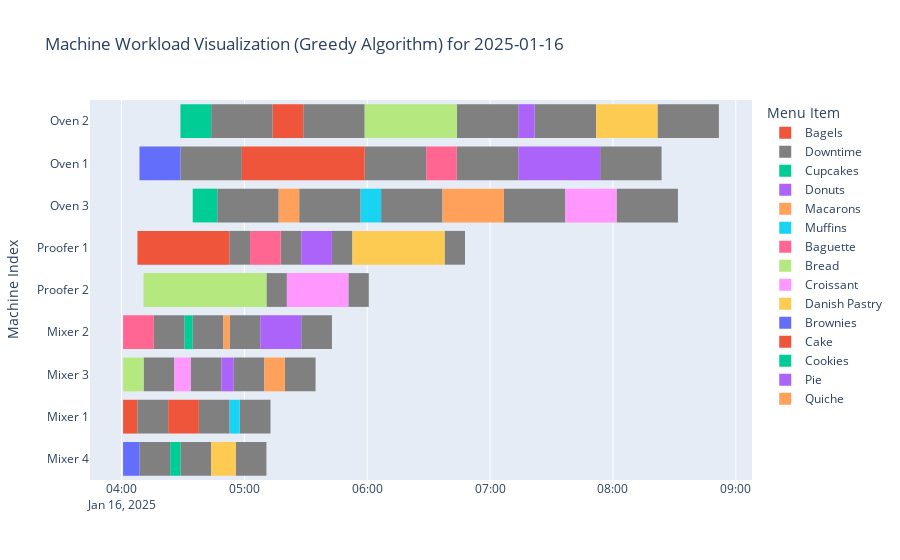
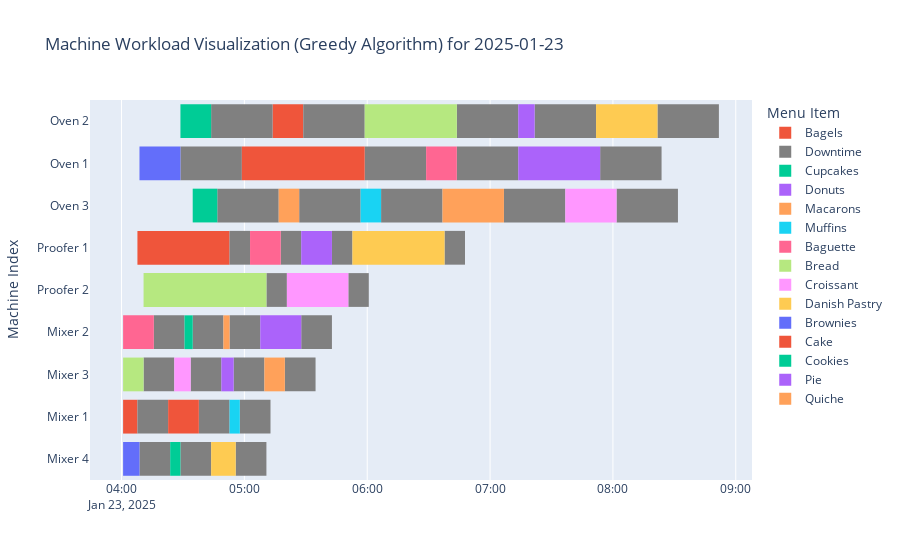

The notebook cell saved with these charts, in order:
### Markdown cell above
#  Greedy Algorithm

### Code cell
from datetime import datetime, timedelta
import pandas as pd
import random
from collections import defaultdict
import heapq
import plotly.express as px

# FINAL FINAL FINAL FINAL FINAL AAAAAAAAAAAAAAAAAAAAAAAAAAAAAAAAAAAAAAAAAAAAAAAAAAAAAAAAAAAAAAAAAAAAAAAAAAAAAAAAAAAAAAAAAAAAA
# Define divisions - set menu items 
divisions = {
    "Baking": ["Bread", "Croissant", "Danish Pastry", "Baguette"],
    "Pastry": ["Cake", "Pie", "Cookies", "Brownies"],
    "Confectionery": ["Macarons", "Cupcakes", "Muffins", "Donuts", "Bagels"],
    "Butchery": ["Quiche"]
}

# Define total available machinery
total_machinery = {
    "Mixer": 4,
    "Proofer": 2,
    "Oven": 3
}

# Define unit times for each machine and item (in minutes)
unit_times = {
    "Mixer": {
        "Bread": 10,
        "Croissant": 8,
        "Danish Pastry": 12,
        "Cake": 15,
        "Pie": 20,
        "Cookies": 5,
        "Brownies": 8,
        "Macarons": 3,
        "Cupcakes": 4,
        "Muffins": 5,
        "Donuts": 6,
        "Bagels": 7,
        "Quiche": 10,
        "Baguette": 15
    },
    "Oven": {
        "Bread": 45,
        "Croissant": 25,
        "Danish Pastry": 30,
        "Cake": 60,
        "Pie": 40,
        "Cookies": 15,
        "Brownies": 20,
        "Macarons": 10,
        "Cupcakes": 12,
        "Muffins": 10,
        "Donuts": 8,
        "Bagels": 15,
        "Quiche": 30,
        "Baguette": 15
    },
    "Proofer": {
        "Bread": 60,
        "Croissant": 30,
        "Danish Pastry": 45,
        "Cake": 0,
        "Pie": 0,
        "Cookies": 0,
        "Brownies": 0,
        "Macarons": 0,
        "Cupcakes": 0,
        "Muffins": 0,
        "Donuts": 15,
        "Bagels": 45,
        "Quiche": 0,
        "Baguette": 15
    }
}

# Define machine downtime (in minutes)
downtime = {
    "Mixer": 15,
    "Oven": 30,
    "Proofer": 10,
}

def get_special_menu_input():
    special_items = []
    while True:
        item_name = input("Enter special menu item (type 'done' to finish): ")
        if item_name.lower() == "done":
            break

        print("Enter Division Responsible for this Menu item:")
        for i, division_name in enumerate(divisions.keys(), 1):  # Print divisions with numbers
            print(f"{i}. {division_name}")

        try:
            division_choice = int(input("Choose a division (1-4): "))
            if division_choice not in range(1, len(divisions) + 1):  # Check against valid range
                print("Invalid division. Please enter a valid division.")
                continue
            division = list(divisions.keys())[division_choice - 1]  # Get division name by index
        except (ValueError, IndexError):
            print("Invalid input. Please enter a number between 1 and 4.")
            continue

        processing_times = {}
        for machine in total_machinery.keys():
            try:
                processing_time = int(input(f"Enter processing time for {machine} in minutes: "))
                if processing_time < 0:
                    raise ValueError
                processing_times[machine] = processing_time
            except ValueError:
                print("Invalid input. Please enter a valid positive number.")
                continue

        special_items.append({
            "name": item_name,
            "division": division,
            "processing_times": processing_times
        })

    return special_items


def schedule_tasks(date, special_items_input):
    """Schedules tasks for a given date, considering shared machinery, enforcing machine order for all divisions, including machine downtime, and minimizing unnecessary waiting."""
    schedule = defaultdict(lambda: defaultdict(list))
    start_time = datetime.combine(date.date(), datetime.now().replace(hour=4, minute=0).time())

    # Initialize machine_times with tuples of (time, machine_index)
    machine_times = {machine: [(start_time, i) for i in range(total_machinery[machine])] for machine in total_machinery}

    # Convert to heaps
    for machine in machine_times:
        heapq.heapify(machine_times[machine])

    machine_order = ["Mixer", "Proofer", "Oven"]  # Define the machine order

    # Create a dictionary to store tasks for each item
    item_tasks = defaultdict(list)
    for division_name, division_items in divisions.items():
        all_items = division_items + [f"Special: {item['name']}" for item in special_items_input if item['division'] == division_name]
        for item in all_items:
            item_name = item if not item.startswith("Special: ") else item[9:]
            processing_time = {machine: unit_times[machine].get(item_name, 0) for machine in machine_order}
            if "Special: " in item:
                special_item = next((i for i in special_items_input if i["name"] == item_name), None)
                if special_item:
                    processing_time.update(special_item["processing_times"])
            for i, machine in enumerate(machine_order):
                if processing_time[machine] > 0:
                    item_tasks[item].append((division_name, machine, processing_time[machine]))  # Store tasks for each item

    task_queue = []  # Initialize an empty task queue

    # Initially add the first task for each item to the queue
    for item, tasks in item_tasks.items():
        task_queue.append((start_time, item, tasks[0][0], tasks[0][1], 0))  # Add first task for each item

    heapq.heapify(task_queue)  # Sort task queue initially ------- INITIAL TASK QUEUE INDEPENDENT

    # Initialize a dictionary to track machine usage
    machine_index_used = {machine: [False] * total_machinery[machine] for machine in total_machinery}

    while task_queue:
        task_time, item, division_name, machine, task_index = heapq.heappop(task_queue)

        # Find the earliest available machine of this type
        machine_available_time, machine_index = heapq.heappop(machine_times[machine])

        # Apply downtime if the machine has been used BEFORE this task
        if machine_index_used[machine][machine_index]:
            task_start_time = max(task_time, machine_available_time + timedelta(minutes=downtime[machine]))
        else:
            task_start_time = max(task_time, machine_available_time)
        #Mark Current Machine as Used
        machine_index_used[machine][machine_index] = True



        # Schedule the task
        schedule[division_name][machine].append((task_start_time, item, machine_index + 1))

        # Update machine availability, incorporating processing time and downtime
        task_completion_time = task_start_time + timedelta(minutes=item_tasks[item][task_index][2]) # task completion time WITHOUT downtime

        #Calculate: downtime START
        downtime_start_time = task_completion_time

        # Add downtime to machine availability for next task on this machine.
        
        heapq.heappush(machine_times[machine], # biang kerok 
                       (downtime_start_time, machine_index))  # Update machine_times with downtime

        # Add the next task for this item to the queue, if any
        next_task_index = task_index + 1
        if next_task_index < len(item_tasks[item]):
            next_task = item_tasks[item][next_task_index]
            # task_time for next task is the completion time of the current task WITHOUT downtime
            next_task_time = task_completion_time  # Use completion time without downtime here
            task_queue.append((next_task_time, item, next_task[0], next_task[1], next_task_index))

        heapq.heapify(task_queue)  # Sort task queue after adding each task

    return schedule

def print_schedule(schedule, date):
    """Prints the schedule for a given date."""
    print(f"\nSchedule for {date.strftime('%Y-%m-%d')}:")
    for division, machines in schedule.items():
        print(f"  {division}:")
        for machine, tasks in machines.items():
            print(f"    {machine}:")
            for task_time, item, machine_number in tasks:
                print(f"      - {task_time.strftime('%H:%M')}: {item} (Machine {machine_number})")


def create_gantt_chart(schedule, date):
    """
    Creates a Gantt chart from the schedule_tasks output, including downtime in red.

    Args:
        schedule (dict): The output from schedule_tasks.
        date (datetime): The date for which the schedule is generated.
    """
    df = []

    for division, machines in schedule.items():
        for machine, tasks in machines.items():
            for task_time, item, machine_number in tasks:
                # Calculate the finish time based on unit_times
                finish_time = task_time + timedelta(minutes=unit_times.get(machine, {}).get(item, 0))

                # Append tasks to the DataFrame
                df.append(dict(
                    Machine=f"{machine} {machine_number}",
                    Start=task_time,
                    Finish=finish_time,
                    Item=item,
                    Type="Task"  # Add a 'Type' column to distinguish between tasks and downtime
                ))

                # Add downtime after the task
                df.append(dict(
                    Machine=f"{machine} {machine_number}",
                    Start=finish_time,
                    Finish=finish_time + timedelta(minutes=downtime[machine]),
                    Item="Downtime",
                    Type="Downtime"  # Add a 'Type' column to distinguish between tasks and downtime
                ))

    # Convert to DataFrame
    df = pd.DataFrame(df)

    # Ensure Start and Finish are datetime objects
    df['Start'] = pd.to_datetime(df['Start'])
    df['Finish'] = pd.to_datetime(df['Finish'])

    # Create the Gantt chart using Plotly Express
    # Define the colors for tasks and downtime
    color_map = {"Downtime": "grey"}  # Set downtime color to black

    fig = px.timeline(df, x_start="Start", x_end="Finish", y="Machine", color="Item",
                      color_discrete_map=color_map,
                      title=f"Machine Workload Visualization (Greedy Algorithm) for {date.strftime('%Y-%m-%d')}",
                      labels={"Item": "Menu Item", "Machine": "Machine Index"})
    # Update layout for better visibility
    fig.update_yaxes(categoryorder="total ascending")
    fig.update_traces(marker=dict(line=dict(width=0)))

    fig.show()

# Example usage
today = datetime.now()
next_week = today + timedelta(days=7)

special_items_input = get_special_menu_input()

for date in [today, next_week]:
    schedule = schedule_tasks(date, special_items_input)
    create_gantt_chart(schedule, date)

### Figure 1 — Plotly figure (JSON) as saved in the notebook; plotly's stock layout.template omitted (floating-point values rounded to 4 significant figures)
{"data": [{"alignmentgroup": "True", "base": ["2025-01-16T04:00:45.929924", "2025-01-16T04:07:45.929924", "2025-01-16T05:13:45.929924"], "hovertemplate": "Menu Item=Bagels<br>Start=%{base}<br>Finish=%{x}<br>Machine Index=%{y}<extra></extra>", "legendgroup": "Bagels", "marker": {"color": "#EF553B", "line": {"width": 0}, "pattern": {"shape": ""}}, "name": "Bagels", "offsetgroup": "Bagels", "orientation": "h", "showlegend": true, "textposition": "auto", "type": "bar", "x": [420000, 2700000, 900000], "xaxis": "x", "y": ["Mixer 1", "Proofer 1", "Oven 2"], "yaxis": "y"}, {"alignmentgroup": "True", "base": ["2025-01-16T04:07:45.929924", "2025-01-16T04:34:45.929924", "2025-01-16T04:54:45.929924", "2025-01-16T04:52:45.929924", "2025-01-16T04:57:45.929924", "2025-01-16T04:52:45.929924", "2025-01-16T05:42:45.929924", "2025-01-16T04:46:45.929924", "2025-01-16T05:28:45.929924", "2025-01-16T05:26:45.929924", "2025-01-16T06:06:45.929924", "2025-01-16T07:21:45.929924", "2025-01-16T04:15:45.929924", "2025-01-16T04:10:45.929924", "2025-01-16T04:33:45.929924", "2025-01-16T04:55:45.929924", "2025-01-16T05:10:45.929924", "2025-01-16T05:17:45.929924", "2025-01-16T05:50:45.929924", "2025-01-16T06:37:45.929924", "2025-01-16T06:43:45.929924", "2025-01-16T06:43:45.929924", "2025-01-16T08:01:45.929924", "2025-01-16T08:21:45.929924", "2025-01-16T04:08:45.929924", "2025-01-16T04:37:45.929924", "2025-01-16T04:28:45.929924", "2025-01-16T05:27:45.929924", "2025-01-16T04:28:45.929924", "2025-01-16T04:43:45.929924", "2025-01-16T05:58:45.929924", "2025-01-16T07:53:45.929924", "2025-01-16T05:19:45.929924", "2025-01-16T07:06:45.929924"], "hovertemplate": "Menu Item=Downtime<br>Start=%{base}<br>Finish=%{x}<br>Machine Index=%{y}<extra></extra>", "legendgroup": "Downtime", "marker": {"color": "grey", "line": {"width": 0}, "pattern": {"shape": ""}}, "name": "Downtime", "offsetgroup": "Downtime", "orientation": "h", "showlegend": true, "textposition": "auto", "type": "bar", "x": [900000, 900000, 900000, 900000, 900000, 600000, 600000, 1800000, 1800000, 1800000, 1800000, 1800000, 900000, 900000, 900000, 900000, 600000, 600000, 600000, 600000, 1800000, 1800000, 1800000, 1800000, 900000, 900000, 900000, 900000, 1800000, 1800000, 1800000, 1800000, 900000, 1800000], "xaxis": "x", "y": ["Mixer 1", "Mixer 2", "Mixer 3", "Mixer 2", "Mixer 1", "Proofer 1", "Proofer 1", "Oven 3", "Oven 2", "Oven 3", "Oven 3", "Oven 2", "Mixer 2", "Mixer 3", "Mixer 3", "Mixer 4", "Proofer 2", "Proofer 1", "Proofer 2", "Proofer 1", "Oven 2", "Oven 1", "Oven 3", "Oven 2", "Mixer 4", "Mixer 1", "Mixer 4", "Mixer 2", "Oven 1", "Oven 2", "Oven 1", "Oven 1", "Mixer 3", "Oven 3"], "yaxis": "y"}, {"alignmentgroup": "True", "base": ["2025-01-16T04:30:45.929924", "2025-01-16T04:34:45.929924"], "hovertemplate": "Menu Item=Cupcakes<br>Start=%{base}<br>Finish=%{x}<br>Machine Index=%{y}<extra></extra>", "legendgroup": "Cupcakes", "marker": {"color": "#00cc96", "line": {"width": 0}, "pattern": {"shape": ""}}, "name": "Cupcakes", "offsetgroup": "Cupcakes", "orientation": "h", "showlegend": true, "textposition": "auto", "type": "bar", "x": [240000, 720000], "xaxis": "x", "y": ["Mixer 2", "Oven 3"], "yaxis": "y"}, {"alignmentgroup": "True", "base": ["2025-01-16T04:48:45.929924", "2025-01-16T05:27:45.929924", "2025-01-16T07:13:45.929924"], "hovertemplate": "Menu Item=Donuts<br>Start=%{base}<br>Finish=%{x}<br>Machine Index=%{y}<extra></extra>", "legendgroup": "Donuts", "marker": {"color": "#ab63fa", "line": {"width": 0}, "pattern": {"shape": ""}}, "name": "Donuts", "offsetgroup": "Donuts", "orientation": "h", "showlegend": true, "textposition": "auto", "type": "bar", "x": [360000, 900000, 480000], "xaxis": "x", "y": ["Mixer 3", "Proofer 1", "Oven 2"], "yaxis": "y"}, {"alignmentgroup": "True", "base": ["2025-01-16T04:49:45.929924", "2025-01-16T05:16:45.929924"], "hovertemplate": "Menu Item=Macarons<br>Start=%{base}<br>Finish=%{x}<br>Machine Index=%{y}<extra></extra>", "legendgroup": "Macarons", "marker": {"color": "#FFA15A", "line": {"width": 0}, "pattern": {"shape": ""}}, "name": "Macarons", "offsetgroup": "Macarons", "orientation": "h", "showlegend": true, "textposition": "auto", "type": "bar", "x": [180000, 600000], "xaxis": "x", "y": ["Mixer 2", "Oven 3"], "yaxis": "y"}, {"alignmentgroup": "True", "base": ["2025-01-16T04:52:45.929924", "2025-01-16T05:56:45.929924"], "hovertemplate": "Menu Item=Muffins<br>Start=%{base}<br>Finish=%{x}<br>Machine Index=%{y}<extra></extra>", "legendgroup": "Muffins", "marker": {"color": "#19d3f3", "line": {"width": 0}, "pattern": {"shape": ""}}, "name": "Muffins", "offsetgroup": "Muffins", "orientation": "h", "showlegend": true, "textposition": "auto", "type": "bar", "x": [300000, 600000], "xaxis": "x", "y": ["Mixer 1", "Oven 3"], "yaxis": "y"}, {"alignmentgroup": "True", "base": ["2025-01-16T04:00:45.929924", "2025-01-16T05:02:45.929924", "2025-01-16T06:28:45.929924"], "hovertemplate": "Menu Item=Baguette<br>Start=%{base}<br>Finish=%{x}<br>Machine Index=%{y}<extra></extra>", "legendgroup": "Baguette", "marker": {"color": "#FF6692", "line": {"width": 0}, "pattern": {"shape": ""}}, "name": "Baguette", "offsetgroup": "Baguette", "orientation": "h", "showlegend": true, "textposition": "auto", "type": "bar", "x": [900000, 900000, 900000], "xaxis": "x", "y": ["Mixer 2", "Proofer 1", "Oven 1"], "yaxis": "y"}, {"alignmentgroup": "True", "base": ["2025-01-16T04:00:45.929924", "2025-01-16T04:10:45.929924", "2025-01-16T05:58:45.929924"], "hovertemplate": "Menu Item=Bread<br>Start=%{base}<br>Finish=%{x}<br>Machine Index=%{y}<extra></extra>", "legendgroup": "Bread", "marker": {"color": "#B6E880", "line": {"width": 0}, "pattern": {"shape": ""}}, "name": "Bread", "offsetgroup": "Bread", "orientation": "h", "showlegend": true, "textposition": "auto", "type": "bar", "x": [600000, 3600000, 2700000], "xaxis": "x", "y": ["Mixer 3", "Proofer 2", "Oven 2"], "yaxis": "y"}, {"alignmentgroup": "True", "base": ["2025-01-16T04:25:45.929924", "2025-01-16T05:20:45.929924", "2025-01-16T07:36:45.929924"], "hovertemplate": "Menu Item=Croissant<br>Start=%{base}<br>Finish=%{x}<br>Machine Index=%{y}<extra></extra>", "legendgroup": "Croissant", "marker": {"color": "#FF97FF", "line": {"width": 0}, "pattern": {"shape": ""}}, "name": "Croissant", "offsetgroup": "Croissant", "orientation": "h", "showlegend": true, "textposition": "auto", "type": "bar", "x": [480000, 1800000, 1500000], "xaxis": "x", "y": ["Mixer 3", "Proofer 2", "Oven 3"], "yaxis": "y"}, {"alignmentgroup": "True", "base": ["2025-01-16T04:43:45.929924", "2025-01-16T05:52:45.929924", "2025-01-16T07:51:45.929924"], "hovertemplate": "Menu Item=Danish Pastry<br>Start=%{base}<br>Finish=%{x}<br>Machine Index=%{y}<extra></extra>", "legendgroup": "Danish Pastry", "marker": {"color": "#FECB52", "line": {"width": 0}, "pattern": {"shape": ""}}, "name": "Danish Pastry", "offsetgroup": "Danish Pastry", "orientation": "h", "showlegend": true, "textposition": "auto", "type": "bar", "x": [720000, 2700000, 1800000], "xaxis": "x", "y": ["Mixer 4", "Proofer 1", "Oven 2"], "yaxis": "y"}, {"alignmentgroup": "True", "base": ["2025-01-16T04:00:45.929924", "2025-01-16T04:08:45.929924"], "hovertemplate": "Menu Item=Brownies<br>Start=%{base}<br>Finish=%{x}<br>Machine Index=%{y}<extra></extra>", "legendgroup": "Brownies", "marker": {"color": "#636efa", "line": {"width": 0}, "pattern": {"shape": ""}}, "name": "Brownies", "offsetgroup": "Brownies", "orientation": "h", "showlegend": true, "textposition": "auto", "type": "bar", "x": [480000, 1200000], "xaxis": "x", "y": ["Mixer 4", "Oven 1"], "yaxis": "y"}, {"alignmentgroup": "True", "base": ["2025-01-16T04:22:45.929924", "2025-01-16T04:58:45.929924"], "hovertemplate": "Menu Item=Cake<br>Start=%{base}<br>Finish=%{x}<br>Machine Index=%{y}<extra></extra>", "legendgroup": "Cake", "marker": {"color": "#EF553B", "line": {"width": 0}, "pattern": {"shape": ""}}, "name": "Cake", "offsetgroup": "Cake", "orientation": "h", "showlegend": true, "textposition": "auto", "type": "bar", "x": [900000, 3600000], "xaxis": "x", "y": ["Mixer 1", "Oven 1"], "yaxis": "y"}, {"alignmentgroup": "True", "base": ["2025-01-16T04:23:45.929924", "2025-01-16T04:28:45.929924"], "hovertemplate": "Menu Item=Cookies<br>Start=%{base}<br>Finish=%{x}<br>Machine Index=%{y}<extra></extra>", "legendgroup": "Cookies", "marker": {"color": "#00cc96", "line": {"width": 0}, "pattern": {"shape": ""}}, "name": "Cookies", "offsetgroup": "Cookies", "orientation": "h", "showlegend": true, "textposition": "auto", "type": "bar", "x": [300000, 900000], "xaxis": "x", "y": ["Mixer 4", "Oven 2"], "yaxis": "y"}, {"alignmentgroup": "True", "base": ["2025-01-16T05:07:45.929924", "2025-01-16T07:13:45.929924"], "hovertemplate": "Menu Item=Pie<br>Start=%{base}<br>Finish=%{x}<br>Machine Index=%{y}<extra></extra>", "legendgroup": "Pie", "marker": {"color": "#ab63fa", "line": {"width": 0}, "pattern": {"shape": ""}}, "name": "Pie", "offsetgroup": "Pie", "orientation": "h", "showlegend": true, "textposition": "auto", "type": "bar", "x": [1200000, 2400000], "xaxis": "x", "y": ["Mixer 2", "Oven 1"], "yaxis": "y"}, {"alignmentgroup": "True", "base": ["2025-01-16T05:09:45.929924", "2025-01-16T06:36:45.929924"], "hovertemplate": "Menu Item=Quiche<br>Start=%{base}<br>Finish=%{x}<br>Machine Index=%{y}<extra></extra>", "legendgroup": "Quiche", "marker": {"color": "#FFA15A", "line": {"width": 0}, "pattern": {"shape": ""}}, "name": "Quiche", "offsetgroup": "Quiche", "orientation": "h", "showlegend": true, "textposition": "auto", "type": "bar", "x": [600000, 1800000], "xaxis": "x", "y": ["Mixer 3", "Oven 3"], "yaxis": "y"}], "layout": {"barmode": "overlay", "legend": {"title": {"text": "Menu Item"}, "tracegroupgap": 0}, "title": {"text": "Machine Workload Visualization (Greedy Algorithm) for 2025-01-16"}, "xaxis": {"anchor": "y", "domain": [0, 1], "type": "date"}, "yaxis": {"anchor": "x", "categoryorder": "total ascending", "domain": [0, 1], "title": {"text": "Machine Index"}}}}

### Figure 2 — Plotly figure (JSON) as saved in the notebook; plotly's stock layout.template omitted (floating-point values rounded to 4 significant figures)
{"data": [{"alignmentgroup": "True", "base": ["2025-01-23T04:00:45.977807", "2025-01-23T04:07:45.977807", "2025-01-23T05:13:45.977807"], "hovertemplate": "Menu Item=Bagels<br>Start=%{base}<br>Finish=%{x}<br>Machine Index=%{y}<extra></extra>", "legendgroup": "Bagels", "marker": {"color": "#EF553B", "line": {"width": 0}, "pattern": {"shape": ""}}, "name": "Bagels", "offsetgroup": "Bagels", "orientation": "h", "showlegend": true, "textposition": "auto", "type": "bar", "x": [420000, 2700000, 900000], "xaxis": "x", "y": ["Mixer 1", "Proofer 1", "Oven 2"], "yaxis": "y"}, {"alignmentgroup": "True", "base": ["2025-01-23T04:07:45.977807", "2025-01-23T04:34:45.977807", "2025-01-23T04:54:45.977807", "2025-01-23T04:52:45.977807", "2025-01-23T04:57:45.977807", "2025-01-23T04:52:45.977807", "2025-01-23T05:42:45.977807", "2025-01-23T04:46:45.977807", "2025-01-23T05:28:45.977807", "2025-01-23T05:26:45.977807", "2025-01-23T06:06:45.977807", "2025-01-23T07:21:45.977807", "2025-01-23T04:15:45.977807", "2025-01-23T04:10:45.977807", "2025-01-23T04:33:45.977807", "2025-01-23T04:55:45.977807", "2025-01-23T05:10:45.977807", "2025-01-23T05:17:45.977807", "2025-01-23T05:50:45.977807", "2025-01-23T06:37:45.977807", "2025-01-23T06:43:45.977807", "2025-01-23T06:43:45.977807", "2025-01-23T08:01:45.977807", "2025-01-23T08:21:45.977807", "2025-01-23T04:08:45.977807", "2025-01-23T04:37:45.977807", "2025-01-23T04:28:45.977807", "2025-01-23T05:27:45.977807", "2025-01-23T04:28:45.977807", "2025-01-23T04:43:45.977807", "2025-01-23T05:58:45.977807", "2025-01-23T07:53:45.977807", "2025-01-23T05:19:45.977807", "2025-01-23T07:06:45.977807"], "hovertemplate": "Menu Item=Downtime<br>Start=%{base}<br>Finish=%{x}<br>Machine Index=%{y}<extra></extra>", "legendgroup": "Downtime", "marker": {"color": "grey", "line": {"width": 0}, "pattern": {"shape": ""}}, "name": "Downtime", "offsetgroup": "Downtime", "orientation": "h", "showlegend": true, "textposition": "auto", "type": "bar", "x": [900000, 900000, 900000, 900000, 900000, 600000, 600000, 1800000, 1800000, 1800000, 1800000, 1800000, 900000, 900000, 900000, 900000, 600000, 600000, 600000, 600000, 1800000, 1800000, 1800000, 1800000, 900000, 900000, 900000, 900000, 1800000, 1800000, 1800000, 1800000, 900000, 1800000], "xaxis": "x", "y": ["Mixer 1", "Mixer 2", "Mixer 3", "Mixer 2", "Mixer 1", "Proofer 1", "Proofer 1", "Oven 3", "Oven 2", "Oven 3", "Oven 3", "Oven 2", "Mixer 2", "Mixer 3", "Mixer 3", "Mixer 4", "Proofer 2", "Proofer 1", "Proofer 2", "Proofer 1", "Oven 2", "Oven 1", "Oven 3", "Oven 2", "Mixer 4", "Mixer 1", "Mixer 4", "Mixer 2", "Oven 1", "Oven 2", "Oven 1", "Oven 1", "Mixer 3", "Oven 3"], "yaxis": "y"}, {"alignmentgroup": "True", "base": ["2025-01-23T04:30:45.977807", "2025-01-23T04:34:45.977807"], "hovertemplate": "Menu Item=Cupcakes<br>Start=%{base}<br>Finish=%{x}<br>Machine Index=%{y}<extra></extra>", "legendgroup": "Cupcakes", "marker": {"color": "#00cc96", "line": {"width": 0}, "pattern": {"shape": ""}}, "name": "Cupcakes", "offsetgroup": "Cupcakes", "orientation": "h", "showlegend": true, "textposition": "auto", "type": "bar", "x": [240000, 720000], "xaxis": "x", "y": ["Mixer 2", "Oven 3"], "yaxis": "y"}, {"alignmentgroup": "True", "base": ["2025-01-23T04:48:45.977807", "2025-01-23T05:27:45.977807", "2025-01-23T07:13:45.977807"], "hovertemplate": "Menu Item=Donuts<br>Start=%{base}<br>Finish=%{x}<br>Machine Index=%{y}<extra></extra>", "legendgroup": "Donuts", "marker": {"color": "#ab63fa", "line": {"width": 0}, "pattern": {"shape": ""}}, "name": "Donuts", "offsetgroup": "Donuts", "orientation": "h", "showlegend": true, "textposition": "auto", "type": "bar", "x": [360000, 900000, 480000], "xaxis": "x", "y": ["Mixer 3", "Proofer 1", "Oven 2"], "yaxis": "y"}, {"alignmentgroup": "True", "base": ["2025-01-23T04:49:45.977807", "2025-01-23T05:16:45.977807"], "hovertemplate": "Menu Item=Macarons<br>Start=%{base}<br>Finish=%{x}<br>Machine Index=%{y}<extra></extra>", "legendgroup": "Macarons", "marker": {"color": "#FFA15A", "line": {"width": 0}, "pattern": {"shape": ""}}, "name": "Macarons", "offsetgroup": "Macarons", "orientation": "h", "showlegend": true, "textposition": "auto", "type": "bar", "x": [180000, 600000], "xaxis": "x", "y": ["Mixer 2", "Oven 3"], "yaxis": "y"}, {"alignmentgroup": "True", "base": ["2025-01-23T04:52:45.977807", "2025-01-23T05:56:45.977807"], "hovertemplate": "Menu Item=Muffins<br>Start=%{base}<br>Finish=%{x}<br>Machine Index=%{y}<extra></extra>", "legendgroup": "Muffins", "marker": {"color": "#19d3f3", "line": {"width": 0}, "pattern": {"shape": ""}}, "name": "Muffins", "offsetgroup": "Muffins", "orientation": "h", "showlegend": true, "textposition": "auto", "type": "bar", "x": [300000, 600000], "xaxis": "x", "y": ["Mixer 1", "Oven 3"], "yaxis": "y"}, {"alignmentgroup": "True", "base": ["2025-01-23T04:00:45.977807", "2025-01-23T05:02:45.977807", "2025-01-23T06:28:45.977807"], "hovertemplate": "Menu Item=Baguette<br>Start=%{base}<br>Finish=%{x}<br>Machine Index=%{y}<extra></extra>", "legendgroup": "Baguette", "marker": {"color": "#FF6692", "line": {"width": 0}, "pattern": {"shape": ""}}, "name": "Baguette", "offsetgroup": "Baguette", "orientation": "h", "showlegend": true, "textposition": "auto", "type": "bar", "x": [900000, 900000, 900000], "xaxis": "x", "y": ["Mixer 2", "Proofer 1", "Oven 1"], "yaxis": "y"}, {"alignmentgroup": "True", "base": ["2025-01-23T04:00:45.977807", "2025-01-23T04:10:45.977807", "2025-01-23T05:58:45.977807"], "hovertemplate": "Menu Item=Bread<br>Start=%{base}<br>Finish=%{x}<br>Machine Index=%{y}<extra></extra>", "legendgroup": "Bread", "marker": {"color": "#B6E880", "line": {"width": 0}, "pattern": {"shape": ""}}, "name": "Bread", "offsetgroup": "Bread", "orientation": "h", "showlegend": true, "textposition": "auto", "type": "bar", "x": [600000, 3600000, 2700000], "xaxis": "x", "y": ["Mixer 3", "Proofer 2", "Oven 2"], "yaxis": "y"}, {"alignmentgroup": "True", "base": ["2025-01-23T04:25:45.977807", "2025-01-23T05:20:45.977807", "2025-01-23T07:36:45.977807"], "hovertemplate": "Menu Item=Croissant<br>Start=%{base}<br>Finish=%{x}<br>Machine Index=%{y}<extra></extra>", "legendgroup": "Croissant", "marker": {"color": "#FF97FF", "line": {"width": 0}, "pattern": {"shape": ""}}, "name": "Croissant", "offsetgroup": "Croissant", "orientation": "h", "showlegend": true, "textposition": "auto", "type": "bar", "x": [480000, 1800000, 1500000], "xaxis": "x", "y": ["Mixer 3", "Proofer 2", "Oven 3"], "yaxis": "y"}, {"alignmentgroup": "True", "base": ["2025-01-23T04:43:45.977807", "2025-01-23T05:52:45.977807", "2025-01-23T07:51:45.977807"], "hovertemplate": "Menu Item=Danish Pastry<br>Start=%{base}<br>Finish=%{x}<br>Machine Index=%{y}<extra></extra>", "legendgroup": "Danish Pastry", "marker": {"color": "#FECB52", "line": {"width": 0}, "pattern": {"shape": ""}}, "name": "Danish Pastry", "offsetgroup": "Danish Pastry", "orientation": "h", "showlegend": true, "textposition": "auto", "type": "bar", "x": [720000, 2700000, 1800000], "xaxis": "x", "y": ["Mixer 4", "Proofer 1", "Oven 2"], "yaxis": "y"}, {"alignmentgroup": "True", "base": ["2025-01-23T04:00:45.977807", "2025-01-23T04:08:45.977807"], "hovertemplate": "Menu Item=Brownies<br>Start=%{base}<br>Finish=%{x}<br>Machine Index=%{y}<extra></extra>", "legendgroup": "Brownies", "marker": {"color": "#636efa", "line": {"width": 0}, "pattern": {"shape": ""}}, "name": "Brownies", "offsetgroup": "Brownies", "orientation": "h", "showlegend": true, "textposition": "auto", "type": "bar", "x": [480000, 1200000], "xaxis": "x", "y": ["Mixer 4", "Oven 1"], "yaxis": "y"}, {"alignmentgroup": "True", "base": ["2025-01-23T04:22:45.977807", "2025-01-23T04:58:45.977807"], "hovertemplate": "Menu Item=Cake<br>Start=%{base}<br>Finish=%{x}<br>Machine Index=%{y}<extra></extra>", "legendgroup": "Cake", "marker": {"color": "#EF553B", "line": {"width": 0}, "pattern": {"shape": ""}}, "name": "Cake", "offsetgroup": "Cake", "orientation": "h", "showlegend": true, "textposition": "auto", "type": "bar", "x": [900000, 3600000], "xaxis": "x", "y": ["Mixer 1", "Oven 1"], "yaxis": "y"}, {"alignmentgroup": "True", "base": ["2025-01-23T04:23:45.977807", "2025-01-23T04:28:45.977807"], "hovertemplate": "Menu Item=Cookies<br>Start=%{base}<br>Finish=%{x}<br>Machine Index=%{y}<extra></extra>", "legendgroup": "Cookies", "marker": {"color": "#00cc96", "line": {"width": 0}, "pattern": {"shape": ""}}, "name": "Cookies", "offsetgroup": "Cookies", "orientation": "h", "showlegend": true, "textposition": "auto", "type": "bar", "x": [300000, 900000], "xaxis": "x", "y": ["Mixer 4", "Oven 2"], "yaxis": "y"}, {"alignmentgroup": "True", "base": ["2025-01-23T05:07:45.977807", "2025-01-23T07:13:45.977807"], "hovertemplate": "Menu Item=Pie<br>Start=%{base}<br>Finish=%{x}<br>Machine Index=%{y}<extra></extra>", "legendgroup": "Pie", "marker": {"color": "#ab63fa", "line": {"width": 0}, "pattern": {"shape": ""}}, "name": "Pie", "offsetgroup": "Pie", "orientation": "h", "showlegend": true, "textposition": "auto", "type": "bar", "x": [1200000, 2400000], "xaxis": "x", "y": ["Mixer 2", "Oven 1"], "yaxis": "y"}, {"alignmentgroup": "True", "base": ["2025-01-23T05:09:45.977807", "2025-01-23T06:36:45.977807"], "hovertemplate": "Menu Item=Quiche<br>Start=%{base}<br>Finish=%{x}<br>Machine Index=%{y}<extra></extra>", "legendgroup": "Quiche", "marker": {"color": "#FFA15A", "line": {"width": 0}, "pattern": {"shape": ""}}, "name": "Quiche", "offsetgroup": "Quiche", "orientation": "h", "showlegend": true, "textposition": "auto", "type": "bar", "x": [600000, 1800000], "xaxis": "x", "y": ["Mixer 3", "Oven 3"], "yaxis": "y"}], "layout": {"barmode": "overlay", "legend": {"title": {"text": "Menu Item"}, "tracegroupgap": 0}, "title": {"text": "Machine Workload Visualization (Greedy Algorithm) for 2025-01-23"}, "xaxis": {"anchor": "y", "domain": [0, 1], "type": "date"}, "yaxis": {"anchor": "x", "categoryorder": "total ascending", "domain": [0, 1], "title": {"text": "Machine Index"}}}}
